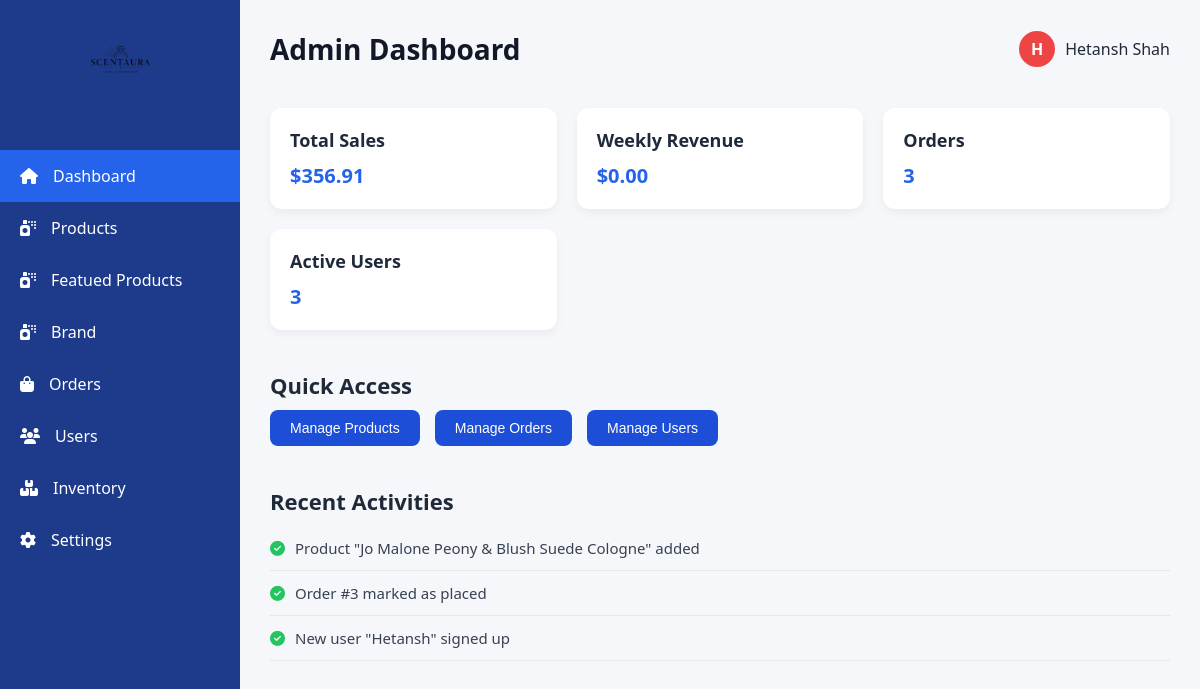
/admin/dashboard.php (signed in), run on an earlier commit of the app's database.
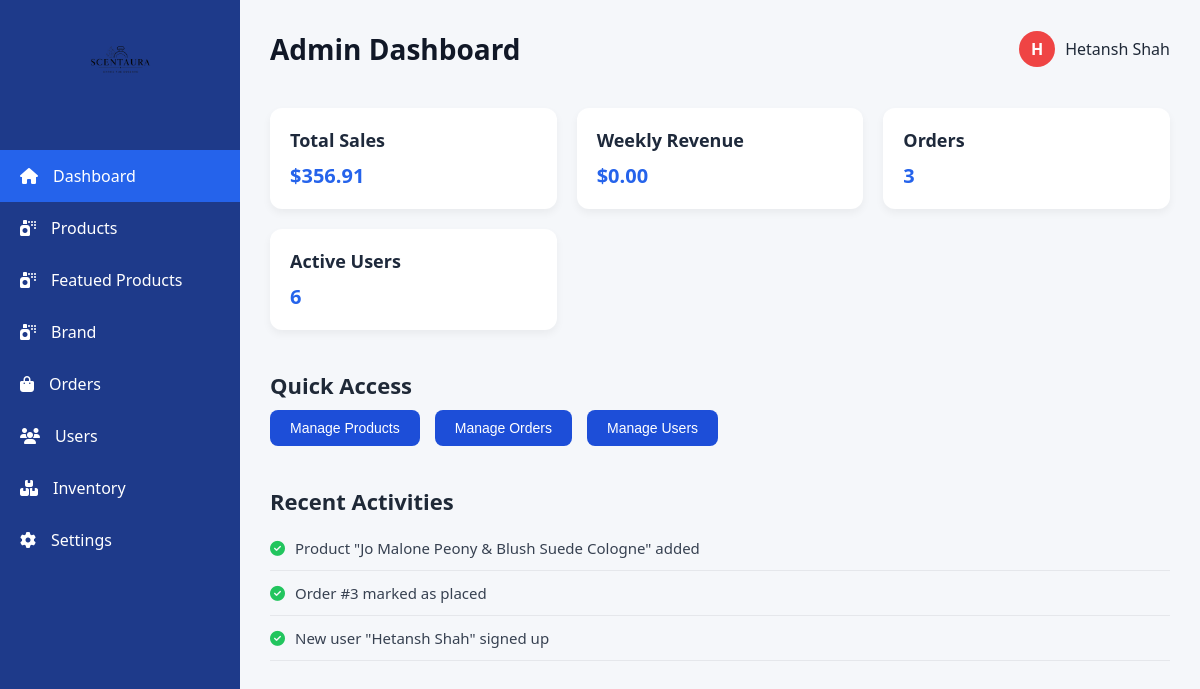
And on a later commit of the database.
### tables this page shows
CREATE TABLE `users` (
  `id` int NOT NULL AUTO_INCREMENT,
  `full_name` varchar(100) DEFAULT NULL,
  `email` varchar(100) DEFAULT NULL,
  `password` varchar(255) DEFAULT NULL,
  `created_at` timestamp NOT NULL DEFAULT CURRENT_TIMESTAMP,
  `role` varchar(5) NOT NULL,
  PRIMARY KEY (`id`),
  UNIQUE KEY `email` (`email`)
);

### admin/dashboard.php (the view, shortened to what this page needs)
<?php
  include '../db.php';
  $sales_query = "SELECT SUM(total_amount) AS total_sales FROM orders WHERE payment_status = 'completed'";
  $sales_result = $conn->query($sales_query);
  $sales_data = $sales_result->fetch_assoc();
  $total_sales = $sales_data['total_sales'] ?? 0;
  $weekly_query = "SELECT SUM(total_amount) AS weekly_revenue FROM orders WHERE order_date >= DATE_SUB(CURDATE(), INTERVAL 7 DAY) AND payment_status = 'completed'";
  $weekly_result = $conn->query($weekly_query);
  $weekly_data = $weekly_result->fetch_assoc();
  $weekly_revenue = $weekly_data['weekly_revenue'] ?? 0;
  $orders_query = "SELECT COUNT(*) AS total_orders FROM orders";
  $orders_result = $conn->query($orders_query);
  $orders_data = $orders_result->fetch_assoc();
  $total_orders = $orders_data['total_orders'] ?? 0;
  $users_query = "SELECT COUNT(*) AS active_users FROM users";
  $users_result = $conn->query($users_query);
  $users_data = $users_result->fetch_assoc();
  $active_users = $users_data['active_users'] ?? 0;
  $admin_id = $_SESSION['user_id'] ?? 1;
  $sql = "SELECT Admin_name FROM admin WHERE Admin_id = $admin_id";
  $result = $conn->query($sql);
  $admin = $result->fetch_assoc();
  $admin_name = $admin['Admin_name'] ?? 'Admin';
  $admin_initial = strtoupper($admin_name[0]);
?>
<!DOCTYPE html>
<html lang="en">
<head>
  <link rel="stylesheet" href="https://cdnjs.cloudflare.com/ajax/libs/font-awesome/6.4.0/css/all.min.css"/>
  <link rel="stylesheet" href="style.css"?v=<?php echo time(); ?>/>
</head>
<body>
  <div class="admin-container">
    <aside class="sidebar">
      <div class="sidebar-logo">
        <img src="../components/logo/logo.png" alt="ScentAura Logo">
      </div>
      <ul class="nav-links">
        <li><a href="dashboard.php" class="active"><i class="fas fa-home"></i> Dashboard</a></li>
        <li><a href="product.php"><i class="fas fa-spray-can"></i> Products</a></li>
        <li><a href="featured_products.php"><i class="fas fa-spray-can"></i>Featued Products</a></li>
        <li><a href="brand.php"><i class="fas fa-spray-can"></i>Brand</a></li>
        <li><a href="orders.php"><i class="fas fa-shopping-bag"></i> Orders</a></li>
        <li><a href="users.php"><i class="fas fa-users"></i> Users</a></li>
        <li><a href="inventory.php"><i class="fas fa-boxes"></i> Inventory</a></li>
        <li><a href="settings.php"><i class="fas fa-cog"></i> Settings</a></li>
      </ul>
    </aside>
    <main class="main-content">
      <header class="main-header">
        <h1>Admin Dashboard</h1>
        <div class="user-profile">
          <div class="avatar"><?= $admin_initial ?></div>
          <span><?= htmlspecialchars($admin_name) ?></span>
        </div>
      </header>
      <section class="stats-grid">
        <div class="card">
          <h3>Total Sales</h3>
          <p>$<?php echo number_format($total_sales, 2); ?></p>
        </div>
        <div class="card">
          <h3>Weekly Revenue</h3>
          <p>$<?php echo number_format($weekly_revenue, 2); ?></p>
        </div>
        <div class="card">
          <h3>Orders</h3>
          <p><?php echo $total_orders; ?></p>
        </div>
        <div class="card">
          <h3>Active Users</h3>
          <p><?php echo $active_users; ?></p>
        </div>
      </section>
      <section class="quick-access">
        <h2>Quick Access</h2>
        <div class="buttons">
          <button><a href="product.php">Manage Products</a></button>
          <button><a href="orders.php">Manage Orders</a></button>
          <button><a href="users.php">Manage Users</a></button>
        </div>
      </section>
      <section class="recent-activities">
        <h2>Recent Activities</h2>
        <ul>
            <?php
            $productQuery = mysqli_query($conn, "SELECT name FROM products ORDER BY id DESC LIMIT 1");
            if ($product = mysqli_fetch_assoc($productQuery)) {
                echo '<li><i class="fas fa-check-circle"></i> Product "' . htmlspecialchars($product['name']) . '" added</li>';
            }
            $orderQuery = mysqli_query($conn, "SELECT order_id FROM orders ORDER BY order_date DESC LIMIT 1");
            if ($order = mysqli_fetch_assoc($orderQuery)) {
                echo '<li><i class="fas fa-check-circle"></i> Order #' . $order['order_id'] . ' marked as placed</li>';
            }
            $userQuery = mysqli_query($conn, "SELECT full_name FROM users ORDER BY created_at DESC LIMIT 1");
            if ($user = mysqli_fetch_assoc($userQuery)) {
                echo '<li><i class="fas fa-check-circle"></i> New user "' . htmlspecialchars($user['full_name']) . '" signed up</li>';
            }
            ?>
        </ul>
    </section>
    </main>
  </div>
</body>
</html>

What changed in the data, as far as the page shows it:
no longer on this page (row edited): users: full_name "Hetansh"
added users: full_name "Hetansh Shah"
Also different on the page:
$active_users: "3" → "6"
